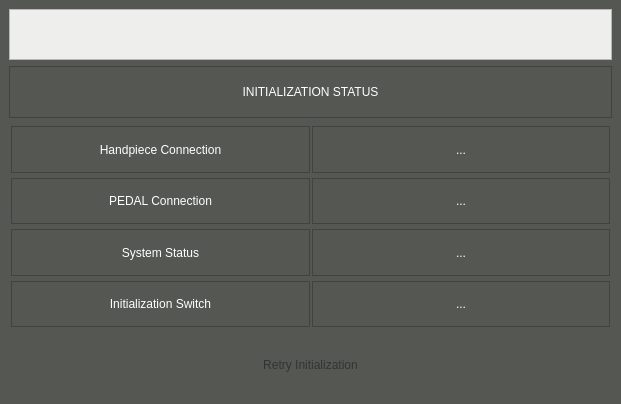
<?xml version="1.0" encoding="UTF-8"?>
<ui version="4.0">
 <class>InitializationWindow</class>
 <widget class="QMainWindow" name="InitializationWindow">
  <property name="geometry">
   <rect>
    <x>0</x>
    <y>0</y>
    <width>621</width>
    <height>404</height>
   </rect>
  </property>
  <property name="sizePolicy">
   <sizepolicy hsizetype="Maximum" vsizetype="Minimum">
    <horstretch>0</horstretch>
    <verstretch>0</verstretch>
   </sizepolicy>
  </property>
  <property name="windowTitle">
   <string>MainWindow</string>
  </property>
  <property name="styleSheet">
   <string notr="true">background-color: rgb(85, 87, 83);</string>
  </property>
  <widget class="QWidget" name="centralwidget">
   <layout class="QGridLayout" name="gridLayout_2" rowstretch="1,1,4,1">
    <item row="0" column="0">
     <widget class="QLabel" name="lblLogo">
      <property name="sizePolicy">
       <sizepolicy hsizetype="Expanding" vsizetype="Expanding">
        <horstretch>0</horstretch>
        <verstretch>0</verstretch>
       </sizepolicy>
      </property>
      <property name="styleSheet">
       <string notr="true">background-color: rgb(238, 238, 236);
</string>
      </property>
      <property name="frameShape">
       <enum>QFrame::StyledPanel</enum>
      </property>
      <property name="text">
       <string/>
      </property>
      <property name="pixmap">
       <pixmap resource="../resources.qrc">:/Logo2.png</pixmap>
      </property>
      <property name="alignment">
       <set>Qt::AlignCenter</set>
      </property>
     </widget>
    </item>
    <item row="1" column="0">
     <widget class="QLabel" name="ls_init_status">
      <property name="styleSheet">
       <string notr="true">color : rgb(255,255,255);
selection-background-color:rgb(238,236,237);
selection-color:rgb(238,236,237);
alternate-background-color:rgb(0,0,0);
font:bold 75 16pt &quot;Noto Sans&quot;;</string>
      </property>
      <property name="frameShape">
       <enum>QFrame::StyledPanel</enum>
      </property>
      <property name="text">
       <string>INITIALIZATION STATUS</string>
      </property>
      <property name="alignment">
       <set>Qt::AlignCenter</set>
      </property>
     </widget>
    </item>
    <item row="2" column="0">
     <layout class="QGridLayout" name="gridLayout">
      <property name="leftMargin">
       <number>2</number>
      </property>
      <property name="topMargin">
       <number>2</number>
      </property>
      <property name="rightMargin">
       <number>2</number>
      </property>
      <property name="bottomMargin">
       <number>2</number>
      </property>
      <property name="horizontalSpacing">
       <number>2</number>
      </property>
      <property name="verticalSpacing">
       <number>5</number>
      </property>
      <item row="3" column="0">
       <widget class="QLabel" name="ls_init_switch">
        <property name="styleSheet">
         <string notr="true">color : rgb(255,255,255);
selection-background-color:rgb(238,236,237);
selection-color:rgb(238,236,237);
alternate-background-color:rgb(0,0,0);
font:bold 75 16pt &quot;Noto Sans&quot;;</string>
        </property>
        <property name="frameShape">
         <enum>QFrame::StyledPanel</enum>
        </property>
        <property name="text">
         <string>Initialization Switch</string>
        </property>
        <property name="alignment">
         <set>Qt::AlignCenter</set>
        </property>
       </widget>
      </item>
      <item row="3" column="1">
       <widget class="QLabel" name="lbl_init_switch">
        <property name="styleSheet">
         <string notr="true">color : rgb(255,255,255);
selection-background-color:rgb(238,236,237);
selection-color:rgb(238,236,237);
alternate-background-color:rgb(0,0,0);
font:bold 75 16pt &quot;Noto Sans&quot;;</string>
        </property>
        <property name="frameShape">
         <enum>QFrame::StyledPanel</enum>
        </property>
        <property name="text">
         <string>...</string>
        </property>
        <property name="alignment">
         <set>Qt::AlignCenter</set>
        </property>
       </widget>
      </item>
      <item row="2" column="1">
       <widget class="QLabel" name="lbl_system_status">
        <property name="styleSheet">
         <string notr="true">color : rgb(255,255,255);
selection-background-color:rgb(238,236,237);
selection-color:rgb(238,236,237);
alternate-background-color:rgb(0,0,0);
font:bold 75 16pt &quot;Noto Sans&quot;;</string>
        </property>
        <property name="frameShape">
         <enum>QFrame::StyledPanel</enum>
        </property>
        <property name="text">
         <string>...</string>
        </property>
        <property name="alignment">
         <set>Qt::AlignCenter</set>
        </property>
       </widget>
      </item>
      <item row="0" column="0">
       <widget class="QLabel" name="ls_handpiece">
        <property name="styleSheet">
         <string notr="true">color : rgb(255,255,255);
selection-background-color:rgb(238,236,237);
selection-color:rgb(238,236,237);
alternate-background-color:rgb(0,0,0);
font:bold 75 16pt &quot;Noto Sans&quot;;</string>
        </property>
        <property name="frameShape">
         <enum>QFrame::StyledPanel</enum>
        </property>
        <property name="text">
         <string>Handpiece Connection</string>
        </property>
        <property name="alignment">
         <set>Qt::AlignCenter</set>
        </property>
       </widget>
      </item>
      <item row="2" column="0">
       <widget class="QLabel" name="ls_system_status">
        <property name="styleSheet">
         <string notr="true">color : rgb(255,255,255);
selection-background-color:rgb(238,236,237);
selection-color:rgb(238,236,237);
alternate-background-color:rgb(0,0,0);
font:bold 75 16pt &quot;Noto Sans&quot;;</string>
        </property>
        <property name="frameShape">
         <enum>QFrame::StyledPanel</enum>
        </property>
        <property name="text">
         <string>System Status</string>
        </property>
        <property name="alignment">
         <set>Qt::AlignCenter</set>
        </property>
       </widget>
      </item>
      <item row="0" column="1">
       <widget class="QLabel" name="lbl_handpiece">
        <property name="styleSheet">
         <string notr="true">color : rgb(255,255,255);
selection-background-color:rgb(238,236,237);
selection-color:rgb(238,236,237);
alternate-background-color:rgb(0,0,0);
font:bold 75 16pt &quot;Noto Sans&quot;;</string>
        </property>
        <property name="frameShape">
         <enum>QFrame::StyledPanel</enum>
        </property>
        <property name="text">
         <string>...</string>
        </property>
        <property name="alignment">
         <set>Qt::AlignCenter</set>
        </property>
       </widget>
      </item>
      <item row="1" column="1">
       <widget class="QLabel" name="lbl_pedal_con">
        <property name="styleSheet">
         <string notr="true">color : rgb(255,255,255);
selection-background-color:rgb(238,236,237);
selection-color:rgb(238,236,237);
alternate-background-color:rgb(0,0,0);
font:bold 75 16pt &quot;Noto Sans&quot;;</string>
        </property>
        <property name="frameShape">
         <enum>QFrame::StyledPanel</enum>
        </property>
        <property name="text">
         <string>...</string>
        </property>
        <property name="alignment">
         <set>Qt::AlignCenter</set>
        </property>
       </widget>
      </item>
      <item row="1" column="0">
       <widget class="QLabel" name="ls_pedal_con">
        <property name="styleSheet">
         <string notr="true">color : rgb(255,255,255);
selection-background-color:rgb(238,236,237);
selection-color:rgb(238,236,237);
alternate-background-color:rgb(0,0,0);
font:bold 75 16pt &quot;Noto Sans&quot;;</string>
        </property>
        <property name="frameShape">
         <enum>QFrame::StyledPanel</enum>
        </property>
        <property name="text">
         <string>PEDAL Connection</string>
        </property>
        <property name="alignment">
         <set>Qt::AlignCenter</set>
        </property>
       </widget>
      </item>
     </layout>
    </item>
    <item row="3" column="0" alignment="Qt::AlignHCenter|Qt::AlignVCenter">
     <widget class="QPushButton" name="btn_reinit">
      <property name="sizePolicy">
       <sizepolicy hsizetype="Maximum" vsizetype="Minimum">
        <horstretch>0</horstretch>
        <verstretch>0</verstretch>
       </sizepolicy>
      </property>
      <property name="minimumSize">
       <size>
        <width>0</width>
        <height>60</height>
       </size>
      </property>
      <property name="styleSheet">
       <string notr="true">QPushButton {
font:bold 75 16pt &quot;Noto Sans&quot;;
color: #333;
border-radius: 20px;
border-style: outset;
background: qradialgradient(
cx: 0.3, cy: -0.4, fx: 0.3, fy: -0.4,
radius: 1.35, stop: 0 #fff, stop: 1 #888
);
padding: 5px;
}

QPushButton:hover {
background: qradialgradient(
cx: 0.3, cy: -0.4, fx: 0.3, fy: -0.4,
radius: 1.35, stop: 0 #fff, stop: 1 #bbb
);
}

QPushButton:pressed {
border-style: inset;
background: qradialgradient(
cx: 0.4, cy: -0.1, fx: 0.4, fy: -0.1,
radius: 1.35, stop: 0 #fff, stop: 1 #ddd
);
}</string>
      </property>
      <property name="text">
       <string>Retry Initialization</string>
      </property>
     </widget>
    </item>
   </layout>
  </widget>
 </widget>
 <resources>
  <include location="../resources.qrc"/>
 </resources>
 <connections/>
</ui>
